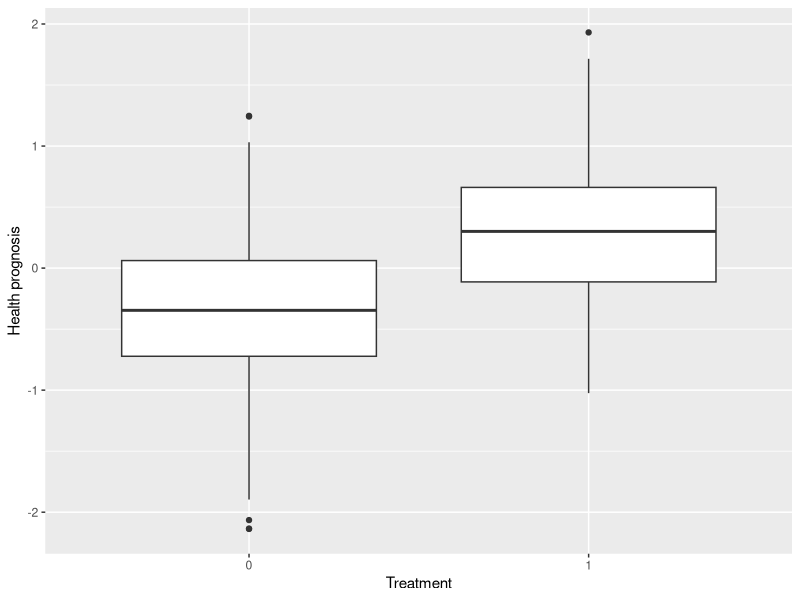
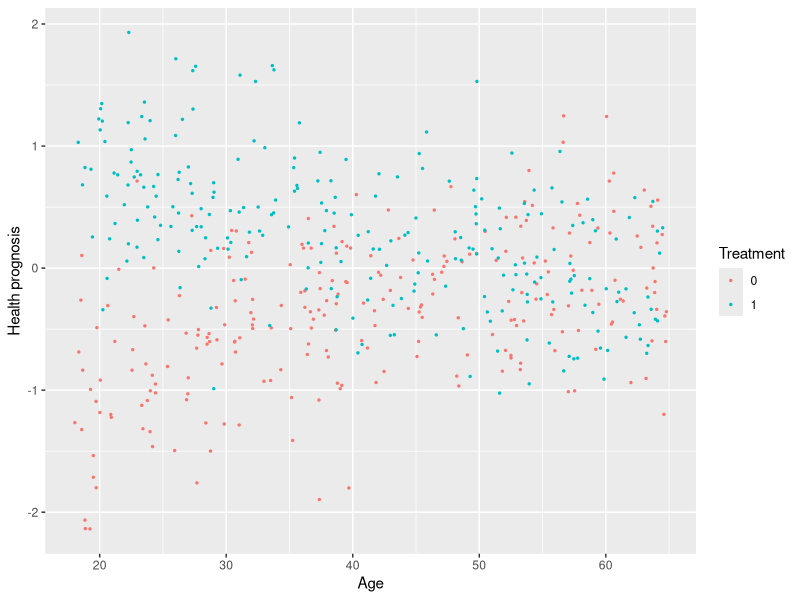
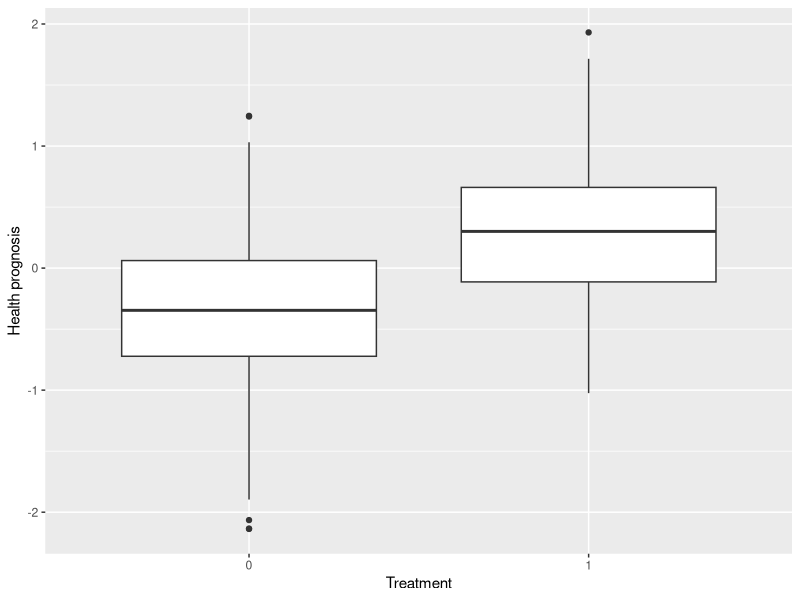
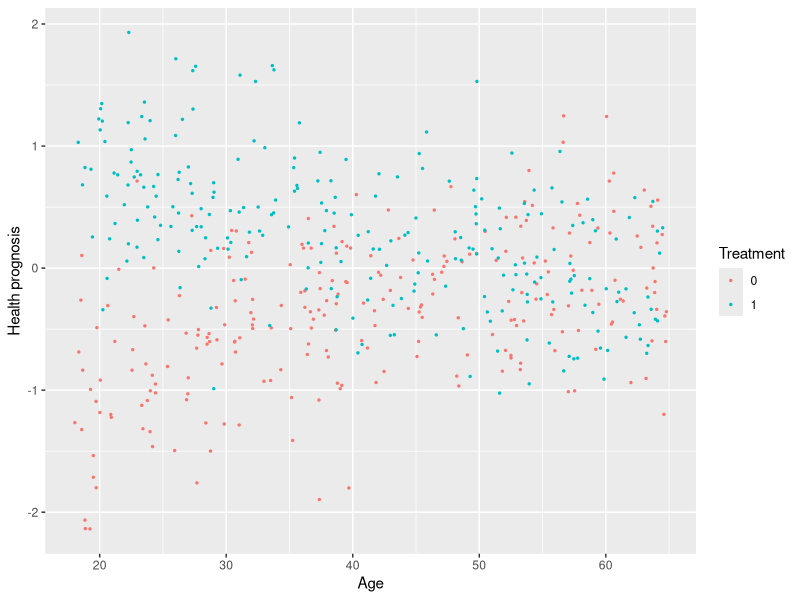

R code for these plots, in order: (Note: this script raises an error after producing the figures.)
library(tidyverse)
library(ggplot2)


##### real

n <- 500
df <- data_frame(
  treatment = rep(c(0,1), each=n/2),
  age = runif(n, min=18, max=65),
)
df$outcome <- 2*(df$treatment - 0.5) * (1 - ( (df$age - 18) / (65 - 18)))^2 + rnorm(n, sd=0.5)

g <- ggplot(
  data = df,
  aes(x=factor(treatment), y=outcome, group=factor(treatment))
) +
  geom_boxplot() +
  ylab('Health prognosis') +
  xlab('Treatment')
  # scale_x_continuous(breaks= pretty_breaks())
print(g)
ggsave(paste0('./figures/motivation_boxplot.png'), width = 2, height = 2, unit = "in")

g <- ggplot(
  data = df,
  aes(x=age, y=outcome, color=factor(treatment), group=factor(treatment))
) +
  geom_point(size=0.5) +
  ylab('Health prognosis') +
  xlab('Age') +
  labs(col='Treatment')
print(g)
ggsave(paste0('./figures/motivation_scatter.png'), width = 3, height = 2, unit = "in")

##### discrete
n <- 300
df <- data_frame(
  treatment = rep(c(0,1), each=n/2),
  age = runif(n, min=18, max=65),
)
df$logit <- df$treatment - 0.5 + 4*( (df$age - 18) / 65) - 2
df$p <- exp(df$logit) / (1 + exp(df$logit))
df$outcome <- rbinom(n, 1, df$p)

ggplot(df, aes(x=treatment, y = ..density..)) +
  geom_bar()

g <- ggplot(
  data = df %>%
    group_by(age, treatment) %>%
    summarise(mean_outcome = mean(outcome)),
  aes(x=age, color=treatment, y = mean_outcome)) +
  geom_bar()#breaks = c(18, 25, 35, 50, 65))
plot(g)

g <- ggplot(
  data=df,
  aes(x=age, fill=factor(treatment), color=factor(treatment), y=outcome)
) +
  stat_summary_bin(fun = "mean", geom = "bar", breaks = c(18, 25, 35, 50, 65), alpha=0.5)#, fill='white')
plot(g)
